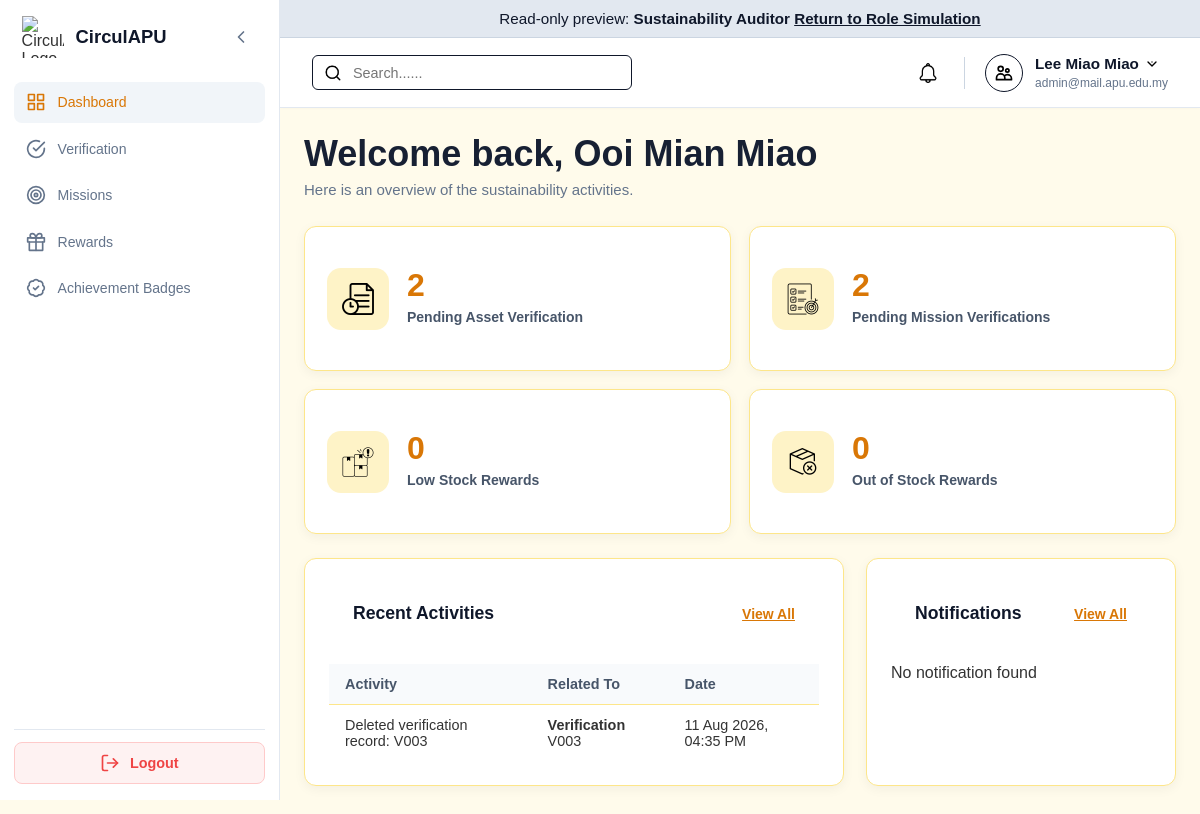
Page /Auditor/auditor_dashboard.php?preview=Auditor (signed in) on the earlier database version.
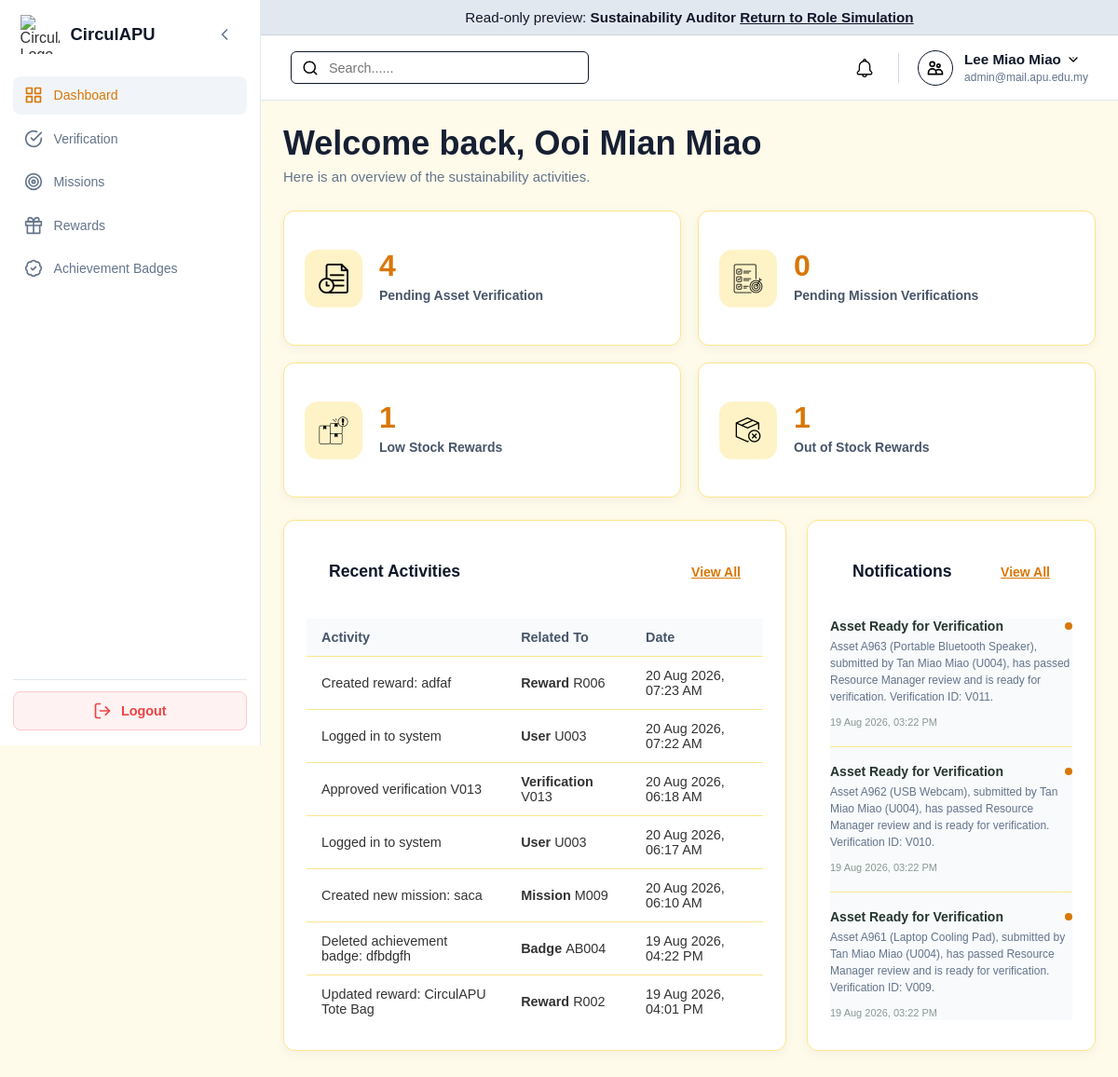
Same page on the later database version.
### tables this page shows
CREATE TABLE `systemlog` (
  `logID` varchar(10) NOT NULL,
  `userID` varchar(10) NOT NULL,
  `actionType` enum('Create','Submit','Approve','Reject','Redeem','Assign','Update','Delete','Login','Logout') NOT NULL,
  `refType` enum('Mission','Asset','Reward','Badge','Tier','Verification','User','Category','Transaction','Borrowing') NOT NULL,
  `refID` varchar(10) DEFAULT NULL,
  `description` varchar(255) NOT NULL,
  `timeLogged` timestamp NOT NULL DEFAULT current_timestamp()
);

CREATE TABLE `notification` (
  `notificationID` varchar(10) NOT NULL,
  `userID` varchar(10) NOT NULL,
  `title` varchar(100) NOT NULL,
  `content` varchar(255) NOT NULL,
  `status` enum('Read','Unread') NOT NULL DEFAULT 'Unread',
  `createdDate` timestamp NOT NULL DEFAULT current_timestamp()
);

### Auditor/auditor_dashboard.php (the view, shortened to what the changed rows need)
<?php
    $is_admin = isset($_SESSION['user_role']) && $_SESSION['user_role'] === 'Admin';
    $is_preview = ($_GET['preview'] ?? '') === 'Auditor';
    $auditorID= $_SESSION['user_id'];
    $auditorName = $_SESSION['user_name'] ?? 'Auditor';
    $pendingAssets = 0;
    $pendingMissions = 0;
    $lowStockRewards = 0;
    $outOfStockRewards = 0;
    $recentActivities = [];
    $notifications = [];
    function getCount(mysqli $conn, string $sql): int{
        $result = $conn->query($sql);
        if ($result && ($row = $result->fetch_assoc())){
            return (int) $row['total'];
        }
        return 0;
    }
    require_once '../db.php';
    if ($conn->connect_error){
        $databaseError = "Unable to connect to the database.";
    }else {
        $conn->set_charset("utf8mb4");
        if ($is_admin && $is_preview) {
            $previewUser = $conn->query(
                "SELECT userID, name FROM user
                 WHERE role = 'Auditor' AND status = 'Active'
                 ORDER BY dateCreated ASC, userID ASC LIMIT 1"
            )->fetch_assoc();
            if ($previewUser) {
                $auditorID = $previewUser['userID'];
                $auditorName = $previewUser['name'];
            } else {
                $auditorName = 'Sustainability Auditor';
            }
        }
        $pendingAssets = getCount($conn, "SELECT COUNT(*) AS total FROM verificationrecords WHERE status = 'Pending' AND targetType = 'Asset'");
        $pendingMissions = getCount($conn, "SELECT COUNT(*) AS total FROM verificationrecords WHERE status = 'Pending' AND targetType = 'MissionSubmission'");
        $lowStockRewards = getCount($conn, "SELECT COUNT(*) AS total FROM rewards WHERE quantity > 0 AND quantity < 3;");
        $outOfStockRewards = getCount($conn, "SELECT COUNT(*) AS total FROM rewards WHERE quantity = 0");
        $activitySQL = "SELECT sl.logID, sl.description, sl.actionType, sl.refType, sl.refID, sl.timeLogged, u.name AS performedBy FROM systemlog sl INNER JOIN user u ON sl.userID = u.userID WHERE sl.userID = ? ORDER BY sl.timeLogged DESC LIMIT 7";
        $activityStatement = $conn->prepare($activitySQL);
        if ($activityStatement) {
            $activityStatement->bind_param("s", $auditorID);
            $activityStatement->execute();
            $activityResult = $activityStatement->get_result();
            while ($activityRow = $activityResult->fetch_assoc()) {
                $recentActivities[] = $activityRow;
            }
        }
        $notificationStatement = $conn->prepare("SELECT notificationID, title, content, status, createdDate
        FROM notification WHERE userID = ?
        ORDER BY createdDate DESC
        LIMIT 3");
        if ($notificationStatement){
            $notificationStatement->bind_param("s", $auditorID);
            $notificationStatement->execute();
            $notificationResult = $notificationStatement->get_result();
            while($notificationRow = $notificationResult->fetch_assoc()){
                $notifications[] = $notificationRow;
            }
        }
    }
    function formatDashboardDate(?string $date): string{
        $timestamp = strtotime($date);
        return date('d M Y, h:i A', $timestamp);
    }
?>
<!DOCTYPE html>
<html lang="en">
<head>
    <link rel="stylesheet" href="../style.css">
    <link rel="stylesheet" href="auditor_style.css">
</head>
<body class="role-auditor">
    <div class="dashboard-container">
        <div class="main-content">
            <main class="page-body auditor-dashboard-page">
                <section class="dashboard-welcome">
                    <div>
                        <h1>
                            Welcome back,
                            <?php
                                echo htmlspecialchars($auditorName);
                            ?>
                        </h1>
                    </div>
                </section>
                <section class="stats-grid" aria-label="Auditor Dashboard Statistics">
                    <a href="auditor_verification_management.php?type=Asset&status=Pending" class="stat-card">
                        <div class="stat-content">
                            <strong class="stat-value">
                                <?php echo $pendingAssets; ?>
                            </strong>
                            <h3>Pending Asset Verification</h3>
                        </div>
                    </a>
                    <a href="auditor_verification_management.php?type=MissionSubmission&status=Pending" class="stat-card">
                        <div class="stat-content">
                            <strong class="stat-value">
                                <?php echo $pendingMissions; ?>
                            </strong>
                            <h3>Pending Mission Verifications</h3>
                        </div>
                    </a>
                    <a href="auditor_rewards_management.php?quantity=low" class="stat-card">
                        <div class="stat-content">
                            <strong class="stat-value">
                                <?php echo $lowStockRewards; ?>
                            </strong>
                            <h3>Low Stock Rewards</h3>
                        </div>
                    </a>
                    <a href="auditor_rewards_management.php?quantity=out_of_stock" class="stat-card">
                        <div class="stat-content">
                            <strong class="stat-value">
                                <?php echo $outOfStockRewards; ?>
                            </strong>
                            <h3>Out of Stock Rewards</h3>
                        </div>
                    </a>
                </section>
                <section class="dashboard-lower-grid">
                    <article class="content-card">
                        <div class="card-header">
                            <div>
                                <h2>Recent Activities</h2>
                            </div>
                        </div>
                        <div class="table-wrapper">
                            <table class="data-table">
                                <thead>
                                    <tr>
                                        <th>Activity</th>
                                        <th>Related To</th>
                                        <th>Date</th>
                                    </tr>
                                </thead>
                                <tbody>
                                    <?php if (empty($recentActivities)): ?>
                                        <tr>
                                            <td colspan="3" class="auditor-empty-state">
                                                No system activities have been recorded yet.
                                            </td>
                                        </tr>
                                    <?php else: ?>
                                        <?php foreach ($recentActivities as $activity): ?>
                                            <tr>
                                                <td class="activity-description">
                                                    <?php
                                                        echo htmlspecialchars($activity['description']);
                                                    ?>
                                                </td>
                                                <td>
                                                    <div class="auditor-reference">
                                                        <strong>
                                                            <?php
                                                                echo htmlspecialchars($activity['refType']);
                                                            ?>
                                                        </strong>
                                                        <?php if (!empty($activity['refID'])): ?>
                                                            <span>
                                                                <?php
                                                                    echo htmlspecialchars($activity['refID']);
                                                                ?>
                                                            </span>
                                                        <?php endif; ?>
                                                    </div>
                                                </td>
                                                <td>
                                                    <?php
                                                        echo htmlspecialchars(
                                                            formatDashboardDate($activity['timeLogged'])
                                                        );
                                                    ?>
                                                </td>
                                            </tr>
                                        <?php endforeach; ?>
                                    <?php endif; ?>
                                </tbody>
                            </table>
                        </div>
                    </article>
                    <article class="content-card">
                        <div class="card-header">
                            <div>
                                <h2>Notifications</h2>
                            </div>
                        </div>
                        <div class="notification-list">
                            <?php if (empty($notifications)): ?>
                                <div class="auditor-empty-notification">
                                    <p>No notification found</p>
                                </div>
                            <?php else: ?>
                                <?php
                                    foreach($notifications as $notification):
                                ?>
                                    <a href="auditor_notification.php" class="notification-item <?php echo ($notification['status'] === 'Unread') ? 'notification-unread' : ''; ?>">
                                        <div class="notification-content">
                                            <div class="notification-title-row">
                                                <strong>
                                                    <?php
                                                        echo htmlspecialchars($notification['title']);
                                                    ?>
                                                </strong>
                                                <?php if ($notification['status'] === 'Unread'): ?>
                                                    <span
                                                        class="unread-indicator"
                                                        title="Unread">
                                                    </span>
                                                <?php endif; ?>
                                            </div>
                                            <p>
                                                <?php
                                                    echo htmlspecialchars($notification['content']);
                                                ?>
                                            </p>
                                            <time>
                                                <?php
                                                    echo htmlspecialchars(
                                                        formatDashboardDate($notification['createdDate'])
                                                    );
                                                ?>
                                            </time>
                                        </div>
                                    </a>
                                <?php endforeach; ?>
                            <?php endif; ?>
                        </div>
                    </article>
                </section>
            </main>
        </div>
    </div>
</body>
</html>

Differences in the rows shown:
no longer on this page (row unchanged): systemlog: description "Deleted verification record: V003", refType "Verification", refID "V003", timeLogged "11 Aug 2026, 04:35 PM"
added systemlog: description "Created reward: adfaf", refType "Reward", refID "R006", timeLogged "20 Aug 2026, 07:23 AM"
added systemlog: description "Logged in to system", refType "User", refID "U003", timeLogged "20 Aug 2026, 07:22 AM"
added systemlog: description "Approved verification V013", refType "Verification", refID "V013", timeLogged "20 Aug 2026, 06:18 AM"
added systemlog: description "Logged in to system", refType "User", refID "U003", timeLogged "20 Aug 2026, 06:17 AM"
added systemlog: description "Created new mission: saca", refType "Mission", refID "M009", timeLogged "20 Aug 2026, 06:10 AM"
added systemlog: description "Deleted achievement badge: dfbdgfh", refType "Badge", refID "AB004", timeLogged "19 Aug 2026, 04:22 PM"
added systemlog: description "Updated reward: CirculAPU Tote Bag", refType "Reward", refID "R002", timeLogged "19 Aug 2026, 04:01 PM"
added notification: title "Asset Ready for Verification", status "Unread" (drawn), content "Asset A963 (Portable Bluetooth Speaker), submitted by Tan Miao Miao (U004), has passed Resource Manager review and is ready for verification. Verification ID: V011.", createdDate "19 Aug 2026, 03:22 PM"
added notification: title "Asset Ready for Verification", status "Unread" (drawn), content "Asset A962 (USB Webcam), submitted by Tan Miao Miao (U004), has passed Resource Manager review and is ready for verification. Verification ID: V010.", createdDate "19 Aug 2026, 03:22 PM"
added notification: title "Asset Ready for Verification", status "Unread" (drawn), content "Asset A961 (Laptop Cooling Pad), submitted by Tan Miao Miao (U004), has passed Resource Manager review and is ready for verification. Verification ID: V009.", createdDate "19 Aug 2026, 03:22 PM"
Other differences:
$pendingAssets: "2" → "4"
$pendingMissions: "2" → "0"
$lowStockRewards: "0" → "1"
$outOfStockRewards: "0" → "1"
text no longer shown: "No notification found"
